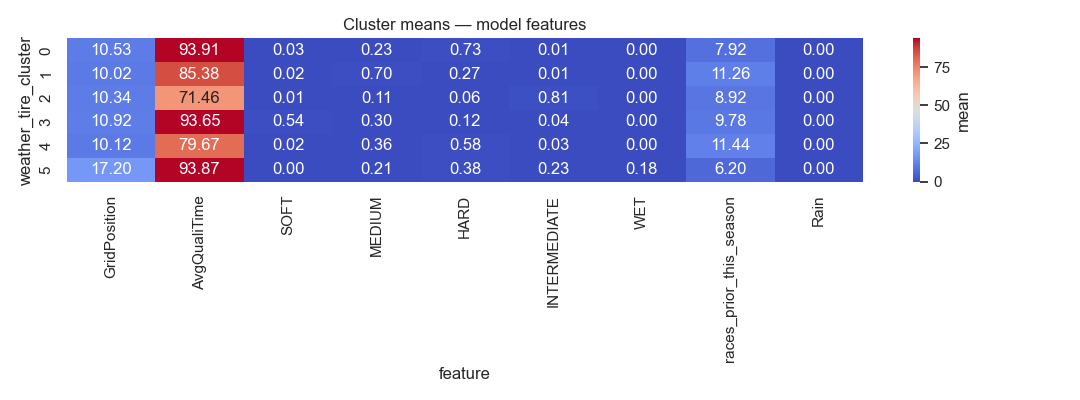

The Python source for this figure:
"""Create a cluster heatmap using only the columns used in the minimal regression model.

Reads: artifacts/premodel_clusters.csv
Writes: artifacts/cluster_heatmap_model_features.png
"""
from pathlib import Path
import pandas as pd
import numpy as np
import matplotlib.pyplot as plt
import seaborn as sns

BASE = Path(__file__).resolve().parents[1]
ART = BASE / 'artifacts'

# features used in the regression model
MODEL_FEATURES = [
    'GridPosition',
    'AvgQualiTime',
    'SOFT','MEDIUM','HARD','INTERMEDIATE','WET',
    'races_prior_this_season',
    'Rain'
]

def main():
    csv = ART / 'premodel_clusters.csv'
    if not csv.exists():
        print('premodel_clusters.csv not found in artifacts/. Cannot build heatmap.')
        return
    cdf = pd.read_csv(csv)

    # verify cluster label exists
    if 'weather_tire_cluster' not in cdf.columns:
        print('weather_tire_cluster column missing in premodel_clusters.csv')
        return

    # select model features present in the cluster df
    present = [f for f in MODEL_FEATURES if f in cdf.columns]
    if not present:
        print('None of the model features found in clusters file:', MODEL_FEATURES)
        return

    # coerce numeric where possible; tyre flags may be floats already
    df_num = cdf[present].copy()
    for col in df_num.columns:
        df_num[col] = pd.to_numeric(df_num[col], errors='coerce').fillna(0)

    grouped = df_num.groupby(cdf['weather_tire_cluster']).mean()
    if grouped.empty:
        print('No data after grouping — check premodel_clusters.csv')
        return

    plt.figure(figsize=(max(6, grouped.shape[1]*1.2), max(4, grouped.shape[0]*0.6)))
    sns.set(font_scale=1.0)
    ax = sns.heatmap(grouped, annot=True, fmt='.2f', cmap='coolwarm', cbar_kws={'label':'mean'})
    ax.set_xlabel('feature')
    ax.set_ylabel('weather_tire_cluster')
    plt.title('Cluster means — model features')
    plt.tight_layout()
    out = ART / 'cluster_heatmap_model_features.png'
    plt.savefig(out)
    print('Wrote', out)

if __name__ == '__main__':
    main()
